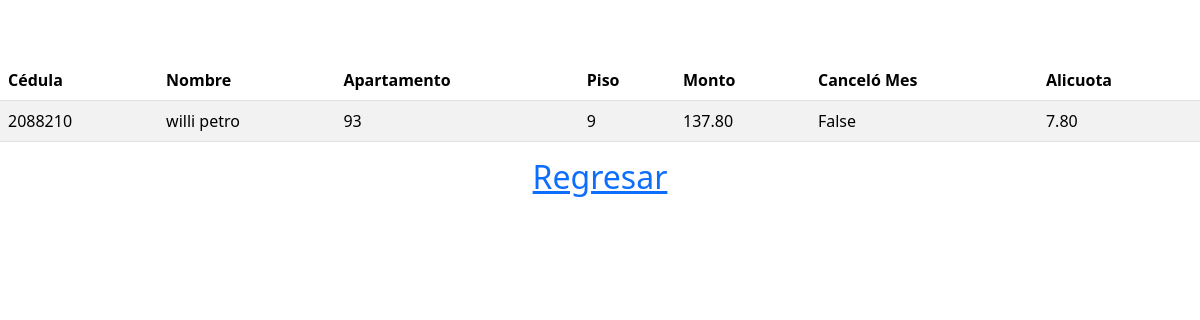
/detalle/23, run on the app's committed database.
### pago_condominio/models.py (models this page shows)
class Propietario(models.Model):
    cedula = models.IntegerField(default=0, unique=True)
    nombre = models.CharField(max_length=150)
    apartamento = models.IntegerField(default=0)
    piso = models.IntegerField(default=0)
    monto = models.DecimalField(default=0, max_digits=6, decimal_places=2)
    cancelar = models.BooleanField( default=False)
    alicuota = models.DecimalField(default=0, max_digits=4, decimal_places=2)
    def __str__(self):
        return str(self.cedula)

### pago_condominio/views.py (the view)
# urls.py: path('detalle/<int:pk>', views.PropietarioDetalle.as_view(template_name = "propietarios/detalle.html"), name='detalle'),
class PropietarioDetalle(DetailView):
    model = Propietario
    def get_context_data(self, **kwargs):
        context = super().get_context_data(**kwargs)
        print(context)
        return  context

### pago_condominio/templates/propietarios/detalle.html (shortened to what this page needs)
<!DOCTYPE html>
<html>
    <head>
        <link rel="stylesheet" href="">
        {% load bootstrap5 %}
        {% bootstrap_css %}
        {% load static %}
    </head>
    <body>
    <table class="table table-striped table-hover">
        <thead>
            <tr>
                <th>Cédula</th>
                <th>Nombre</th>
                <th>Apartamento</th>
                <th>Piso</th>
                <th>Monto</th>
                <th>Canceló Mes</th>
                <th>Alicuota</th>
            </tr>
        </thead>
                <td>{{object.cedula}}</td>
                <td>{{object.nombre}}</td>
                <td>{{object.apartamento}}</td>
                <td>{{object.piso}}</td>
                <td>{{object.monto}}</td>
                <td>{{object.cancelar}}</td>
                <td>{{object.alicuota}}</td>
    </table>
    <div class = "regresa">
        <a href="{% url 'muestra' %}"><h2>Regresar</h2></a>
    </div>
    </body>
</html>

### pago_condominio/templates/propietarios/detalle.html (style rules this page uses)
.table { margin-top:60px; }
.regresa { text-align:center; }

### data on the page
Propietario: cedula "2088210", nombre "willi petro", apartamento "93", piso "9", monto "137.80", cancelar "False", alicuota "7.80"
